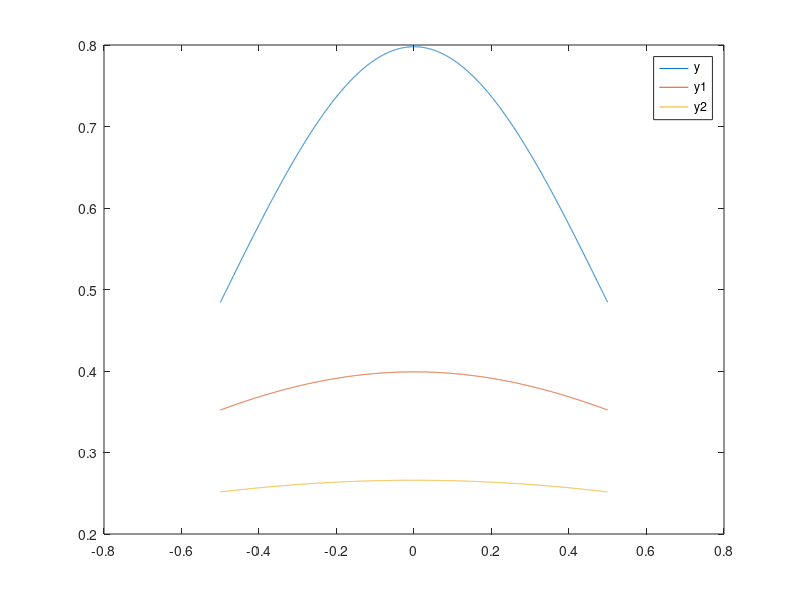

MATLAB code for this plot:
clc
clear all
close all

x = rand(1, 5000)-0.5;
x = sort(x);
sigma = 0.5;
mean_val = 0;

y = (1 / (sqrt(2 * pi * sigma^2))) * (exp(-(mean_val-x).^2 / (2 * sigma^2)));

plot(x, y);

hold on;

sigma1=1;
y1=(1 / (sqrt(2 * pi * sigma1^2))) * (exp(-(mean_val-x).^2 / (2 * sigma1^2)));
plot(x,y1);

hold on;
sigma2=1.5;
y2=(1 / (sqrt(2 * pi * sigma2^2))) * (exp(-(mean_val-x).^2 / (2 * sigma2^2)));
plot(x,y2);

legend('y','y1','y2');